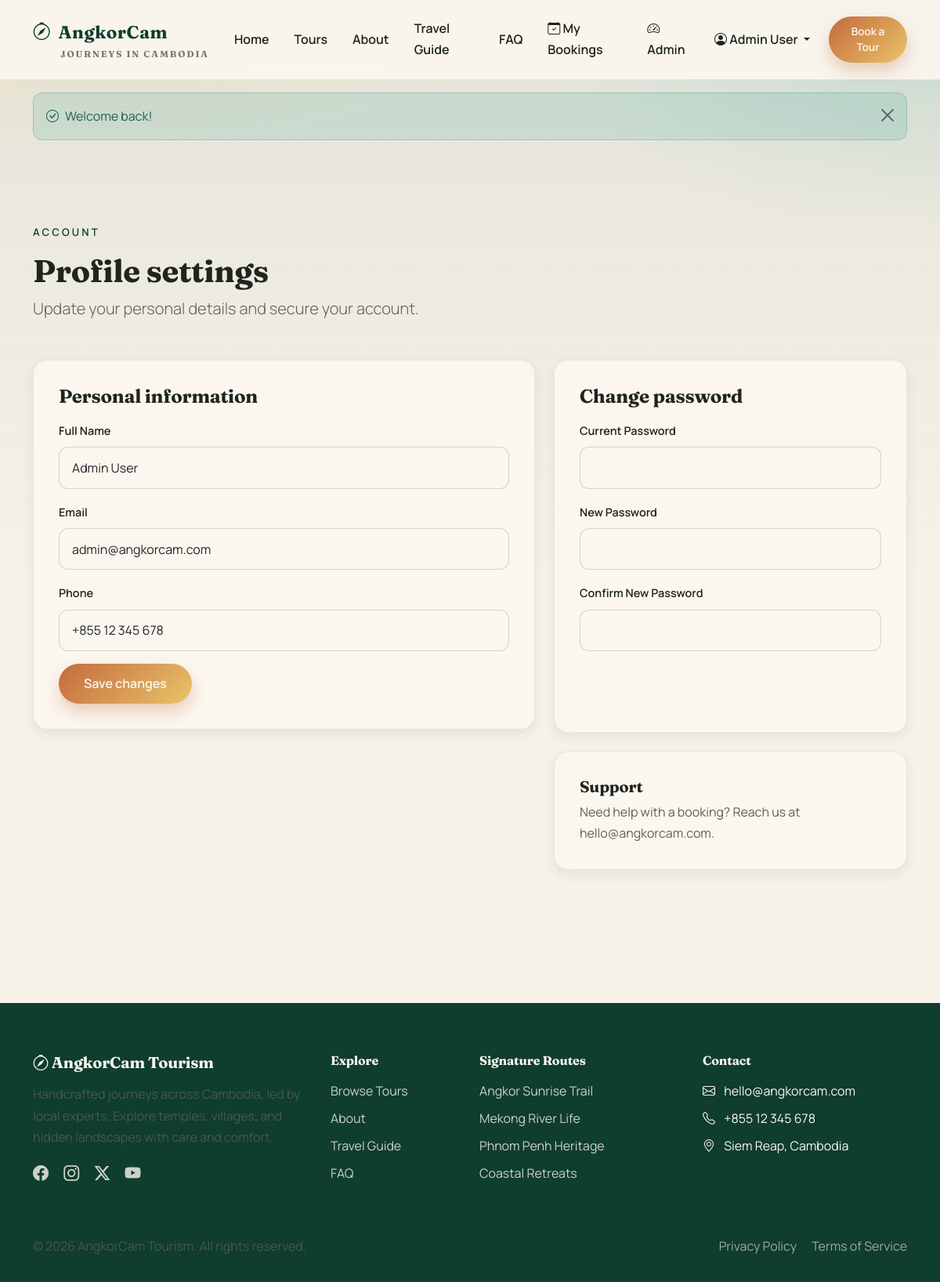
/?page=profile (signed in), run on the app's committed database.
### tables this page shows
CREATE TABLE users (
    id INT UNSIGNED AUTO_INCREMENT PRIMARY KEY,
    name VARCHAR(100) NOT NULL,
    email VARCHAR(150) UNIQUE NOT NULL,
    password VARCHAR(255) NOT NULL,
    role ENUM('customer', 'admin') DEFAULT 'customer',
    phone VARCHAR(20),
    status ENUM('active', 'inactive') DEFAULT 'active',
    created_at TIMESTAMP DEFAULT CURRENT_TIMESTAMP,
    updated_at TIMESTAMP DEFAULT CURRENT_TIMESTAMP ON UPDATE CURRENT_TIMESTAMP,
    
    INDEX idx_email (email),
    INDEX idx_role (role),
    INDEX idx_status (status)
);

### config/config.php (called while the page is built, shortened)
<?php
try {
    $dsn = "mysql:host=" . DB_HOST . ";port=" . DB_PORT . ";dbname=" . DB_NAME . ";charset=utf8mb4";
    $options = [
        PDO::ATTR_ERRMODE => PDO::ERRMODE_EXCEPTION,
        PDO::ATTR_DEFAULT_FETCH_MODE => PDO::FETCH_ASSOC,
        PDO::ATTR_EMULATE_PREPARES => false
    ];
    $db = new PDO($dsn, DB_USER, DB_PASS, $options);
} catch (PDOException $e) {
    die("Database Connection Failed: " . $e->getMessage());
}
function base64UrlDecode($data) {
    $remainder = strlen($data) % 4;
    if ($remainder) {
        $data .= str_repeat('=', 4 - $remainder);
    }
    return base64_decode(strtr($data, '-_', '+/'));
}
function jwtDecode($token, $secret) {
    $parts = explode('.', $token);
    [$headerB64, $payloadB64, $signatureB64] = $parts;
    $header = json_decode(base64UrlDecode($headerB64), true);
    $payload = json_decode(base64UrlDecode($payloadB64), true);
    $signature = base64UrlDecode($signatureB64);
    $expected = hash_hmac('sha256', $headerB64 . '.' . $payloadB64, $secret, true);
    $now = time();
    return $payload;
}
function getAuthPayload() {
    $token = $_COOKIE['auth_token'] ?? null;
    return jwtDecode($token, JWT_SECRET);
}
function e($value) {
    return htmlspecialchars($value ?? '', ENT_QUOTES, 'UTF-8');
}
function isLoggedIn() {
    return getAuthPayload() !== null;
}
function isAdmin() {
    $payload = getAuthPayload();
    return $payload && ($payload['role'] ?? '') === 'admin';
}
function getUser() {
    $payload = getAuthPayload();
    return [
        'id' => $payload['sub'] ?? null,
        'name' => $payload['name'] ?? null,
        'email' => $payload['email'] ?? null,
        'role' => $payload['role'] ?? null
    ];
}
function getFlash($type) {
    if (isset($_SESSION['flash_' . $type])) {
        $message = $_SESSION['flash_' . $type];
        return $message;
    }
    return null;
}
function asset($path) {
    $path = ltrim($path, '/');
    if (!empty($_SERVER['SCRIPT_NAME'])) {
        $base = str_replace('\\', '/', dirname($_SERVER['SCRIPT_NAME']));
        $base = rtrim($base, '/');
        return ($base === '' ? '' : $base) . '/' . $path;
    }
    return APP_URL . '/public/' . $path;
}
function requireLogin() {
    $payload = getAuthPayload();
    $userId = (int)($payload['sub'] ?? 0);
    global $db;
    $userModel = new User($db);
    $user = $userModel->getById($userId);
}
require_once BASE_PATH . '/app/Models/User.php';

### app/Models/User.php (called while the page is built, shortened)
<?php
class User {
    private $db;
    public function __construct($database) {
        $this->db = $database;
    }
    public function getById($id) {
        $stmt = $this->db->prepare("SELECT * FROM users WHERE id = ?");
        $stmt->execute([$id]);
        return $stmt->fetch();
    }
}

### views/pages/public/profile.php (the view, shortened to what this page needs)
<?php
requireLogin();
$currentUser = getUser();
$userModel = new User($db);
$user = $userModel->getById($currentUser['id'] ?? 0);
?>
<section class="section">
    <div class="container">
        <div class="section-header">
            <p class="eyebrow dark">Account</p>
            <h1>Profile settings</h1>
            <p class="lead">Update your personal details and secure your account.</p>
        </div>
        <div class="row g-4">
            <div class="col-lg-7">
                <div class="profile-card">
                    <h4 class="mb-3">Personal information</h4>
                    <form method="POST">
                        <div class="mb-3">
                            <label class="form-label">Full Name</label>
                            <input type="text" name="name" class="form-control" value="<?= e($user['name']) ?>" required>
                        </div>
                        <div class="mb-3">
                            <label class="form-label">Email</label>
                            <input type="email" name="email" class="form-control" value="<?= e($user['email']) ?>" required>
                        </div>
                        <div class="mb-3">
                            <label class="form-label">Phone</label>
                            <input type="text" name="phone" class="form-control" value="<?= e($user['phone'] ?? '') ?>">
                        </div>
                        <button type="submit" class="btn btn-gradient">Save changes</button>
                    </form>
                </div>
            </div>
            <div class="col-lg-5">
                <div class="profile-card">
                    <h4 class="mb-3">Change password</h4>
                    <form method="POST">
                        <div class="mb-3">
                            <label class="form-label">Current Password</label>
                            <input type="password" name="current_password" class="form-control" required>
                        </div>
                        <div class="mb-3">
                            <label class="form-label">New Password</label>
                            <input type="password" name="new_password" class="form-control" required minlength="6">
                        </div>
                        <div class="mb-3">
                            <label class="form-label">Confirm New Password</label>
                            <input type="password" name="confirm_password" class="form-control" required minlength="6">
                        </div>
                        <button type="submit" class="btn btn-outline-gradient">Update password</button>
                    </form>
                </div>
                <div class="profile-card mt-4">
                    <h5>Support</h5>
                    <p class="text-muted mb-0">Need help with a booking? Reach us at hello@angkorcam.com.</p>
                </div>
            </div>
        </div>
    </div>
</section>
<?php $content = ob_get_clean(); require __DIR__ . '/../../layouts/main.php'; ?>

### views/layouts/main.php (shortened to what this page needs)
<?php $currentUser = getUser(); ?>
<!DOCTYPE html>
<html lang="en">
<head>
    <link href="https://cdn.jsdelivr.net/npm/bootstrap@5.3.2/dist/css/bootstrap.min.css" rel="stylesheet">
    <link rel="stylesheet" href="https://cdn.jsdelivr.net/npm/bootstrap-icons@1.11.0/font/bootstrap-icons.css">
    <link href="<?= asset('css/style.css') ?>" rel="stylesheet">
</head>
<body>
    <nav class="navbar navbar-expand-lg">
        <div class="container">
            <a class="navbar-brand" href="?page=home">
                <span class="brand-mark">
                    <i class="bi bi-compass"></i>
                    AngkorCam
                </span>
                <span class="brand-tagline">Journeys in Cambodia</span>
            </a>
            <div class="collapse navbar-collapse" id="navbarNav">
                <ul class="navbar-nav ms-auto align-items-lg-center">
                    <li class="nav-item">
                        <a class="nav-link" href="?page=home">Home</a>
                    </li>
                    <li class="nav-item">
                        <a class="nav-link" href="?page=tours">Tours</a>
                    </li>
                    <li class="nav-item">
                        <a class="nav-link" href="?page=about">About</a>
                    </li>
                    <li class="nav-item">
                        <a class="nav-link" href="?page=travel-guide">Travel Guide</a>
                    </li>
                    <li class="nav-item">
                        <a class="nav-link" href="?page=faq">FAQ</a>
                    </li>
                    <?php if (isLoggedIn()): ?>
                        <li class="nav-item">
                            <a class="nav-link" href="?page=my-bookings">
                                <i class="bi bi-calendar-check"></i> My Bookings
                            </a>
                        </li>
                        <?php if (isAdmin()): ?>
                            <li class="nav-item">
                                <a class="nav-link" href="?page=admin">
                                    <i class="bi bi-speedometer2"></i> Admin
                                </a>
                            </li>
                        <?php endif; ?>
                        <li class="nav-item dropdown">
                            <a class="nav-link dropdown-toggle" href="#" role="button" data-bs-toggle="dropdown">
                                <i class="bi bi-person-circle"></i> <?= e($currentUser['name'] ?? 'Account') ?>
                            </a>
                        </li>
                        <li class="nav-item ms-lg-2">
                            <a class="btn btn-gradient btn-sm" href="?page=tours">Book a Tour</a>
                        </li>
                    <?php endif; ?>
                </ul>
            </div>
        </div>
    </nav>
    <?php if ($success = getFlash('success')): ?>
        <div class="container mt-3">
            <div class="alert alert-success alert-dismissible fade show" role="alert">
                <i class="bi bi-check-circle me-2"></i><?= e($success) ?>
                <button type="button" class="btn-close" data-bs-dismiss="alert"></button>
            </div>
        </div>
    <?php endif; ?>
    <main>
        <?= $content ?>
    </main>
    <footer class="footer">
        <div class="container">
            <div class="row">
                <div class="col-lg-4 mb-4 mb-lg-0">
                    <h5 class="mb-3">
                        <i class="bi bi-compass"></i> AngkorCam Tourism
                    </h5>
                    <p class="opacity-75">
                        Handcrafted journeys across Cambodia, led by local experts. Explore temples,
                        villages, and hidden landscapes with care and comfort.
                    </p>
                    <div class="mt-3">
                        <a href="#" class="me-3 fs-5"><i class="bi bi-facebook"></i></a>
                        <a href="#" class="me-3 fs-5"><i class="bi bi-instagram"></i></a>
                        <a href="#" class="me-3 fs-5"><i class="bi bi-twitter-x"></i></a>
                        <a href="#" class="fs-5"><i class="bi bi-youtube"></i></a>
                    </div>
                </div>
                <div class="col-lg-2 col-md-4 mb-4 mb-lg-0">
                    <h6 class="mb-3">Explore</h6>
                    <ul class="list-unstyled">
                        <li class="mb-2"><a href="?page=tours">Browse Tours</a></li>
                        <li class="mb-2"><a href="?page=about">About</a></li>
                        <li class="mb-2"><a href="?page=travel-guide">Travel Guide</a></li>
                        <li class="mb-2"><a href="?page=faq">FAQ</a></li>
                    </ul>
                </div>
                <div class="col-lg-3 col-md-4 mb-4 mb-lg-0">
                    <h6 class="mb-3">Signature Routes</h6>
                    <ul class="list-unstyled">
                        <li class="mb-2"><a href="?page=tours">Angkor Sunrise Trail</a></li>
                        <li class="mb-2"><a href="?page=tours">Mekong River Life</a></li>
                        <li class="mb-2"><a href="?page=tours">Phnom Penh Heritage</a></li>
                        <li class="mb-2"><a href="?page=tours">Coastal Retreats</a></li>
                    </ul>
                </div>
                <div class="col-lg-3 col-md-4">
                    <h6 class="mb-3">Contact</h6>
                    <ul class="list-unstyled">
                        <li class="mb-2">
                            <i class="bi bi-envelope me-2"></i>
                            hello@angkorcam.com
                        </li>
                        <li class="mb-2">
                            <i class="bi bi-telephone me-2"></i>
                            +855 12 345 678
                        </li>
                        <li class="mb-2">
                            <i class="bi bi-geo-alt me-2"></i>
                            Siem Reap, Cambodia
                        </li>
                    </ul>
                </div>
            </div>
            <hr class="my-4 opacity-25">
            <div class="row align-items-center">
                <div class="col-md-6 text-center text-md-start mb-3 mb-md-0">
                    <p class="mb-0 opacity-75">&copy; <?= date('Y') ?> AngkorCam Tourism. All rights reserved.</p>
                </div>
                <div class="col-md-6 text-center text-md-end">
                    <a href="?page=privacy" class="me-3 opacity-75">Privacy Policy</a>
                    <a href="?page=terms" class="opacity-75">Terms of Service</a>
                </div>
            </div>
        </div>
    </footer>
</body>
</html>

### data on the page
users: name "Admin User", email "admin@angkorcam.com", phone "+855 12 345 678"

### other printed values
$success "Welcome back!"
